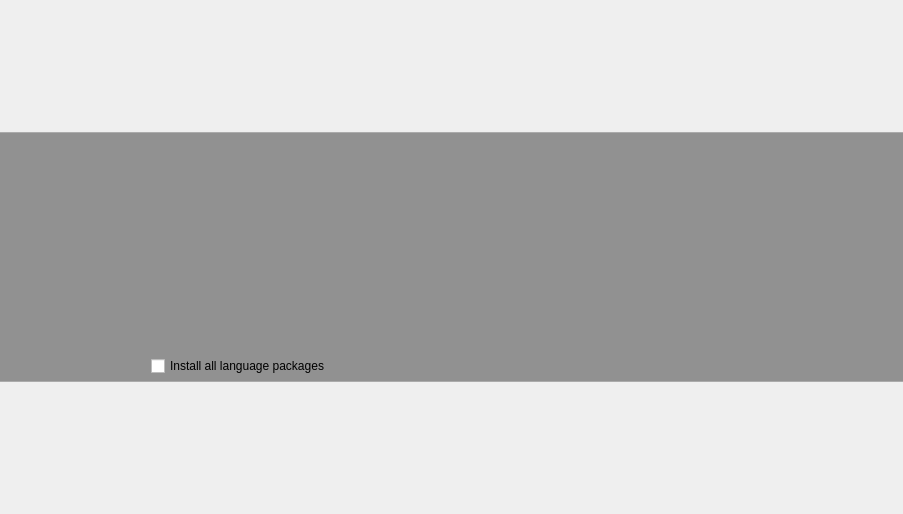
<?xml version="1.0" encoding="UTF-8"?>
<ui version="4.0">
 <class>SummaryWidget</class>
 <widget class="QWidget" name="SummaryWidget">
  <property name="geometry">
   <rect>
    <x>0</x>
    <y>0</y>
    <width>903</width>
    <height>514</height>
   </rect>
  </property>
  <property name="windowTitle">
   <string>Form</string>
  </property>
  <property name="styleSheet">
   <string notr="true"/>
  </property>
  <layout class="QGridLayout" name="gridLayout">
   <property name="margin">
    <number>0</number>
   </property>
   <property name="spacing">
    <number>0</number>
   </property>
   <item row="0" column="1">
    <widget class="QFrame" name="frame">
     <property name="sizePolicy">
      <sizepolicy hsizetype="Expanding" vsizetype="Fixed">
       <horstretch>0</horstretch>
       <verstretch>0</verstretch>
      </sizepolicy>
     </property>
     <property name="minimumSize">
      <size>
       <width>600</width>
       <height>250</height>
      </size>
     </property>
     <property name="maximumSize">
      <size>
       <width>16777215</width>
       <height>250</height>
      </size>
     </property>
     <property name="styleSheet">
      <string notr="true">#frame{
background-color: rgba(0,0,0,100);
border-top: 1px solid rgba(255,255,255,60);
border-bottom: 1px solid rgba(255,255,255,60);
}


QListView {
     show-decoration-selected: 1; /* make the selection span the entire width of the view */
 }

 QListView::item{
	border-radius: 2px;
    border:0px;
padding: 5px
}

 QListView::item:selected {
border:0px;
 }

 QListView::item:selected:!active {
     background-color: qlineargradient(spread:pad, x1:0.5, y1:1, x2:0.5, y2:0, stop:0 rgba(129, 3, 3, 255), stop:0.0192308 rgba(160, 35, 25, 255), stop:0.521739 rgba(166, 35, 29, 255), stop:0.531585 rgba(184, 46, 40, 255), stop:0.983696 rgba(168, 78, 74, 255), stop:1 rgba(210, 110, 110, 255));

 }

 QListView::item:selected:active {
     background-color: qlineargradient(spread:pad, x1:0.5, y1:1, x2:0.5, y2:0, stop:0 rgba(129, 3, 3, 255), stop:0.0192308 rgba(160, 35, 25, 255), stop:0.521739 rgba(166, 35, 29, 255), stop:0.531585 rgba(184, 46, 40, 255), stop:0.983696 rgba(168, 78, 74, 255), stop:1 rgba(210, 110, 110, 255));
 }

 QListView::item:hover {
     background-color: qlineargradient(spread:pad, x1:0.5, y1:1, x2:0.5, y2:0, stop:0 rgba(129, 3, 3, 100), stop:0.0192308 rgba(160, 35, 25, 100), stop:0.521739 rgba(166, 35, 29, 100), stop:0.531585 rgba(184, 46, 40, 100), stop:0.983696 rgba(168, 78, 74, 100), stop:1 rgba(210, 110, 110, 100));
 }</string>
     </property>
     <property name="frameShape">
      <enum>QFrame::NoFrame</enum>
     </property>
     <property name="frameShadow">
      <enum>QFrame::Plain</enum>
     </property>
     <property name="lineWidth">
      <number>0</number>
     </property>
     <layout class="QGridLayout" name="gridLayout_5">
      <property name="leftMargin">
       <number>0</number>
      </property>
      <property name="topMargin">
       <number>10</number>
      </property>
      <property name="rightMargin">
       <number>0</number>
      </property>
      <property name="bottomMargin">
       <number>5</number>
      </property>
      <property name="horizontalSpacing">
       <number>30</number>
      </property>
      <property name="verticalSpacing">
       <number>0</number>
      </property>
      <item row="0" column="1">
       <layout class="QVBoxLayout" name="verticalLayout">
        <property name="spacing">
         <number>0</number>
        </property>
        <item>
         <layout class="QHBoxLayout" name="horizontalLayout">
          <property name="spacing">
           <number>0</number>
          </property>
          <property name="bottomMargin">
           <number>0</number>
          </property>
          <item>
           <widget class="QTextEdit" name="content">
            <property name="maximumSize">
             <size>
              <width>600</width>
              <height>16777215</height>
             </size>
            </property>
            <property name="styleSheet">
             <string notr="true">background-color: rgba(255, 255, 255, 0);
color:white</string>
            </property>
            <property name="frameShape">
             <enum>QFrame::NoFrame</enum>
            </property>
            <property name="lineWidth">
             <number>0</number>
            </property>
            <property name="verticalScrollBarPolicy">
             <enum>Qt::ScrollBarAsNeeded</enum>
            </property>
            <property name="horizontalScrollBarPolicy">
             <enum>Qt::ScrollBarAsNeeded</enum>
            </property>
            <property name="undoRedoEnabled">
             <bool>false</bool>
            </property>
            <property name="readOnly">
             <bool>true</bool>
            </property>
            <property name="textInteractionFlags">
             <set>Qt::TextSelectableByMouse</set>
            </property>
           </widget>
          </item>
         </layout>
        </item>
        <item>
         <widget class="QCheckBox" name="installAllLangPacks">
          <property name="toolTip">
           <string>When checked, YALI will install all of the officially supported language packages on your system.</string>
          </property>
          <property name="text">
           <string>Install all language packages</string>
          </property>
         </widget>
        </item>
       </layout>
      </item>
     </layout>
    </widget>
   </item>
  </layout>
 </widget>
 <resources>
  <include location="../../data.qrc"/>
 </resources>
 <connections/>
</ui>
